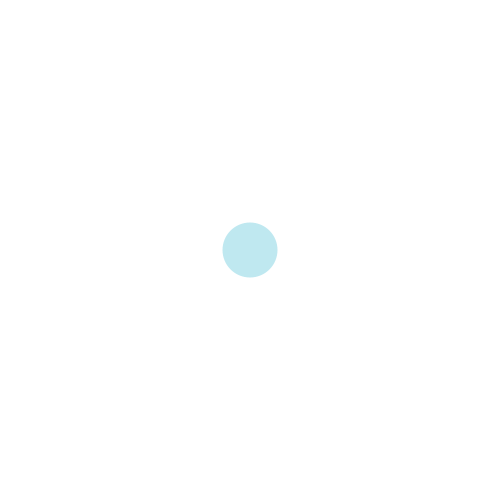
Frame 1 (no input)
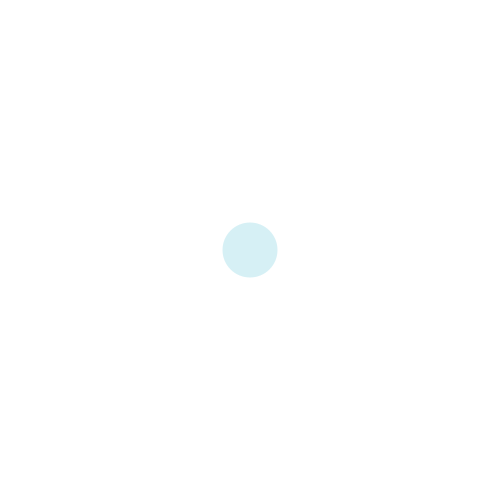
Frame 60 (the mouse pressed at the canvas centre just before this capture)
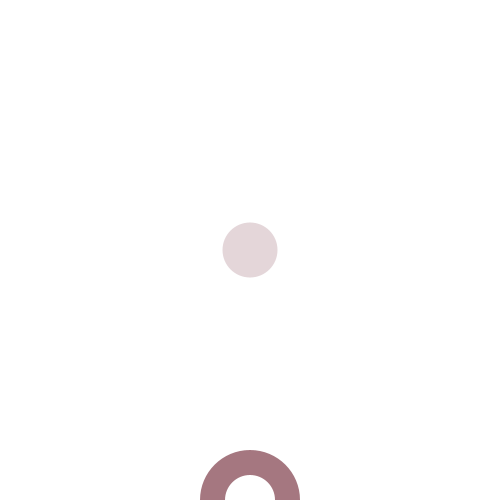
Frame 120 (the mouse held since frame 60 and released just before this capture)

The Processing sketch that drew these frames (run headless with seeded random() and noise(); from frame 60 on, the mouse is pressed at the canvas centre):

// Processing sketch: processing_172207
// ── processing_172207.pde

float counter = 0;

void setup()
{
  size(500, 500);
  background(255);
}
void draw()

{

  float amplitude = map(sin(counter), -1, 1, 10, 360);
  float rgb1 = map(mouseX, 0, 500, 167, 163);
  float rgb2 = map(mouseX, 0, 500, 223, 15);
  float rgb3 = map(mouseX, 0, 500, 234, 22);
  background(255);


  translate(width/2, height/2);
  fill(rgb1, rgb2, rgb3);// 32,178,170



  float arm1 = map(mouseX, 500, 0, 0, 500);
  float arm2 = map(500, mouseX, 0, 0, 500);

  ellipse(0, arm1, 100, 100);
  ellipse(0, arm2, 100, 100);
  fill(255);
  ellipse(0, arm1, 50, 50);
  ellipse(0, arm2, 50, 50);
  noStroke();


  fill(rgb1, rgb2, rgb3, amplitude);
  ellipse(0, 0, 55, 55);

  println(sin(counter));
  counter += 0.1;
}
